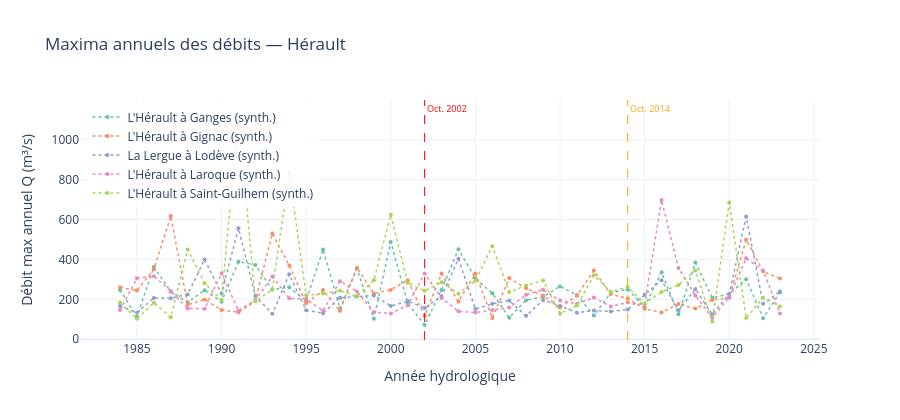

This figure's notebook cell:
### Code cell
# ── Graphique : chroniques des maxima annuels (multi-stations) ──────────────
fig = go.Figure()
colors_stations = px.colors.qualitative.Set2

for i, s in enumerate(STATIONS_CLES):
    sub = df_series[df_series['code_station'] == s['code']].sort_values('year')
    if sub.empty:
        continue
    is_synth = sub['synthetique'].iloc[0]
    col   = colors_stations[i % len(colors_stations)]
    label = sub['nom'].iloc[0] + (' (synth.)' if is_synth else '')

    fig.add_trace(go.Scatter(
        x=sub['year'], y=sub['Qmax_m3s'],
        mode='lines+markers',
        name=label,
        line=dict(color=col, width=1.5,
                  dash='dot' if is_synth else 'solid'),
        marker=dict(size=4),
        hovertemplate='%{x} : %{y:.1f} m³/s<extra>' + label + '</extra>'
    ))

# Annotation crue Oct. 2002
fig.add_vline(x=2002, line_dash='dash', line_color='red', line_width=1,
              annotation_text='Oct. 2002', annotation_font_size=9,
              annotation_font_color='red')
fig.add_vline(x=2014, line_dash='dash', line_color='orange', line_width=1,
              annotation_text='Oct. 2014', annotation_font_size=9,
              annotation_font_color='orange')

fig.update_layout(
    title=f'Maxima annuels des débits — {DEPT_NAME}',
    xaxis_title='Année hydrologique',
    yaxis_title='Débit max annuel Q (m³/s)',
    height=420, template='plotly_white',
    legend=dict(x=0.01, y=0.99, bgcolor='rgba(255,255,255,0.85)')
)
fig.show()

### Figure 1 — Plotly figure (JSON) as saved in the notebook; plotly's stock layout.template omitted (floating-point values rounded to 4 significant figures)
{"data": [{"hovertemplate": "%{x} : %{y:.1f} m³/s<extra>L'Hérault à Ganges (synth.)</extra>", "line": {"color": "rgb(102,194,165)", "dash": "dot", "width": 1.5}, "marker": {"size": 4}, "mode": "lines+markers", "name": "L'Hérault à Ganges (synth.)", "type": "scatter", "x": [1984, 1985, 1986, 1987, 1988, 1989, 1990, 1991, 1992, 1993, 1994, 1995, 1996, 1997, 1998, 1999, 2000, 2001, 2002, 2003, 2004, 2005, 2006, 2007, 2008, 2009, 2010, 2011, 2012, 2013, 2014, 2015, 2016, 2017, 2018, 2019, 2020, 2021, 2022, 2023], "y": [247.2, 112.6, 362.0, 238.3, 184.8, 245.6, 188.1, 388.1, 372.4, 249.5, 259.8, 193.0, 449.9, 153.1, 354.1, 102.1, 487.6, 180.5, 71.2, 246.7, 450.5, 304.3, 230.2, 108.0, 195.7, 212.6, 264.6, 222.0, 118.7, 232.9, 249.6, 162.9, 335.8, 124.8, 383.8, 208.1, 226.1, 300.5, 105.5, 235.8]}, {"hovertemplate": "%{x} : %{y:.1f} m³/s<extra>L'Hérault à Gignac (synth.)</extra>", "line": {"color": "rgb(252,141,98)", "dash": "dot", "width": 1.5}, "marker": {"size": 4}, "mode": "lines+markers", "name": "L'Hérault à Gignac (synth.)", "type": "scatter", "x": [1984, 1985, 1986, 1987, 1988, 1989, 1990, 1991, 1992, 1993, 1994, 1995, 1996, 1997, 1998, 1999, 2000, 2001, 2002, 2003, 2004, 2005, 2006, 2007, 2008, 2009, 2010, 2011, 2012, 2013, 2014, 2015, 2016, 2017, 2018, 2019, 2020, 2021, 2022, 2023], "y": [260.1, 244.1, 350.9, 616.9, 172.3, 199.2, 147.0, 134.5, 191.4, 530.0, 369.5, 179.7, 246.2, 142.1, 358.5, 229.3, 247.2, 295.9, 116.7, 328.8, 188.5, 329.3, 106.5, 306.1, 255.0, 218.1, 158.8, 218.7, 344.2, 226.6, 204.0, 152.4, 134.0, 176.6, 153.4, 197.2, 207.6, 498.9, 340.1, 303.7]}, {"hovertemplate": "%{x} : %{y:.1f} m³/s<extra>La Lergue à Lodève (synth.)</extra>", "line": {"color": "rgb(141,160,203)", "dash": "dot", "width": 1.5}, "marker": {"size": 4}, "mode": "lines+markers", "name": "La Lergue à Lodève (synth.)", "type": "scatter", "x": [1984, 1985, 1986, 1987, 1988, 1989, 1990, 1991, 1992, 1993, 1994, 1995, 1996, 1997, 1998, 1999, 2000, 2001, 2002, 2003, 2004, 2005, 2006, 2007, 2008, 2009, 2010, 2011, 2012, 2013, 2014, 2015, 2016, 2017, 2018, 2019, 2020, 2021, 2022, 2023], "y": [166.6, 132.9, 206.2, 205.8, 224.7, 399.6, 228.4, 555.7, 216.1, 127.4, 325.2, 144.9, 129.8, 207.7, 213.5, 219.3, 166.4, 190.9, 156.2, 214.1, 402.9, 151.2, 177.2, 193.6, 117.7, 196.5, 166.9, 132.6, 144.1, 139.3, 148.9, 222.4, 295.9, 144.6, 251.9, 123.4, 226.2, 614.6, 177.1, 239.5]}, {"hovertemplate": "%{x} : %{y:.1f} m³/s<extra>L'Hérault à Laroque (synth.)</extra>", "line": {"color": "rgb(231,138,195)", "dash": "dot", "width": 1.5}, "marker": {"size": 4}, "mode": "lines+markers", "name": "L'Hérault à Laroque (synth.)", "type": "scatter", "x": [1984, 1985, 1986, 1987, 1988, 1989, 1990, 1991, 1992, 1993, 1994, 1995, 1996, 1997, 1998, 1999, 2000, 2001, 2002, 2003, 2004, 2005, 2006, 2007, 2008, 2009, 2010, 2011, 2012, 2013, 2014, 2015, 2016, 2017, 2018, 2019, 2020, 2021, 2022, 2023], "y": [145.8, 305.4, 315.6, 240.5, 153.8, 153.0, 330.6, 143.1, 196.8, 313.9, 204.7, 201.8, 142.7, 290.8, 239.1, 135.1, 128.7, 170.8, 329.3, 206.6, 139.5, 133.3, 146.3, 158.6, 222.4, 247.8, 193.6, 177.6, 208.9, 164.3, 183.6, 173.2, 697.5, 356.6, 219.2, 106.6, 210.5, 405.1, 343.6, 128.2]}, {"hovertemplate": "%{x} : %{y:.1f} m³/s<extra>L'Hérault à Saint-Guilhem (synth.)</extra>", "line": {"color": "rgb(166,216,84)", "dash": "dot", "width": 1.5}, "marker": {"size": 4}, "mode": "lines+markers", "name": "L'Hérault à Saint-Guilhem (synth.)", "type": "scatter", "x": [1984, 1985, 1986, 1987, 1988, 1989, 1990, 1991, 1992, 1993, 1994, 1995, 1996, 1997, 1998, 1999, 2000, 2001, 2002, 2003, 2004, 2005, 2006, 2007, 2008, 2009, 2010, 2011, 2012, 2013, 2014, 2015, 2016, 2017, 2018, 2019, 2020, 2021, 2022, 2023], "y": [183.9, 102.6, 182.3, 109.8, 449.5, 280.9, 196.2, 1123.0, 190.8, 248.3, 832.4, 220.4, 228.6, 243.2, 215.6, 294.8, 623.6, 283.2, 242.8, 284.9, 228.4, 292.5, 466.2, 236.6, 268.9, 294.2, 127.7, 168.5, 320.8, 237.7, 262.1, 180.0, 236.7, 271.8, 344.2, 88.57, 684.8, 106.4, 207.7, 163.9]}], "layout": {"annotations": [{"font": {"color": "red", "size": 9}, "showarrow": false, "text": "Oct. 2002", "x": 2002, "xanchor": "left", "xref": "x", "y": 1, "yanchor": "top", "yref": "y domain"}, {"font": {"color": "orange", "size": 9}, "showarrow": false, "text": "Oct. 2014", "x": 2014, "xanchor": "left", "xref": "x", "y": 1, "yanchor": "top", "yref": "y domain"}], "height": 420, "legend": {"bgcolor": "rgba(255,255,255,0.85)", "x": 0.01, "y": 0.99}, "shapes": [{"line": {"color": "red", "dash": "dash", "width": 1}, "type": "line", "x0": 2002, "x1": 2002, "xref": "x", "y0": 0, "y1": 1, "yref": "y domain"}, {"line": {"color": "orange", "dash": "dash", "width": 1}, "type": "line", "x0": 2014, "x1": 2014, "xref": "x", "y0": 0, "y1": 1, "yref": "y domain"}], "title": {"text": "Maxima annuels des débits — Hérault"}, "xaxis": {"title": {"text": "Année hydrologique"}}, "yaxis": {"title": {"text": "Débit max annuel Q (m³/s)"}}}}
